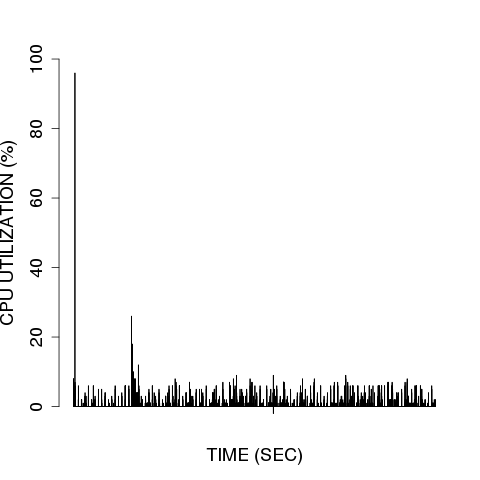

Reproduce this figure in R.
library(ggplot2)

require(devEMF)
emf('../log/apachebench/postcopy/1.emf')

#png("../log/apachebench/postcopy/1.emf")
#postscript("plot.eps")
#emf("plot.emf")

#cpus <- scan (pipe("awk '{print }' ../log/apachebench/postcopy/1.dstat"), skip=2)
#cpus <- read.table("../log/apachebench/postcopy/1.dstat", colClasses=3)

# header = TRUE ignores the first line, check.names = FALSE allows '+' in 'C++'
#benchmark <- read.table("../log/apachebench/postcopy/1.dstat", header = TRUE, row.names = "time", check.names = FALSE)
#benchmark <- read.table("../log/apachebench/postcopy/1.dstat", check.names = FALSE, comment.char = "#")
#benchmark <- read.table("../log/apachebench/postcopy/1.dstat", header = TRUE, check.names = FALSE, comment.char = "#")
#benchmark <- read.table("../log/apachebench/postcopy/1.dstat", check.names = FALSE)

#cpus <- read.table("../log/apachebench/postcopy/1.dstat", header = TRUE, row.name = "time")
#cpus <- read.table(pipe("awk '{print $3}' ../log/apachebench/postcopy/1.dstat | sed '1,2d'"))
cpus <- read.table(pipe("awk '{print $3}' ../log/apachebench/postcopy/1.dstat"), skip=3, nrows=-1)
#cpus <- read.table("../log/apachebench/postcopy/1.dstat", skip=1)
#cpus <- scan("../log/apachebench/postcopy/1.dstat", skip=1)
#cpus <- read.csv("../log/apachebench/postcopy/1.dstat", sep=",", head=TRUE)
#print(cpus)
#names(cpus)

#stripchart(cpus)
#plot(cpus)
#hist(cpus)
#boxplot(cpus)

# 't()' is matrix tranposition, 'beside = TRUE' separates the benchmarks, 'heat' provides nice colors
#barplot(t(as.matrix(benchmark)), beside = TRUE, col = heat.colors(6))
#barplot((as.matrix(benchmark)), beside = TRUE, col = heat.colors(6), xlab = "TIME (SEC)", ylab = "CPU UTILIZATION (%)")
#barplot(benchmark, beside = TRUE, xlab = "TIME (SEC)", ylab = "CPU UTILIZATION (%)")

#barplot((as.matrix(cpus)), beside = TRUE, xlab = "TIME (SEC)", ylab = "CPU UTILIZATION (%)")
barplot(t(100 - as.matrix(cpus)), ylim = c(0, 100), cex.axis = 1.5, cex.lab = 1.5, cex.names = 1.5, xlab = "TIME (SEC)", ylab = "CPU UTILIZATION (%)")
#barplot(cpus, xlab = "TIME (SEC)", ylab = "CPU UTILIZATION (%)")

# 'cex' stands for 'character expansion', 'bty' for 'box type' (we don't want borders)
#legend("topright", names(benchmark), cex = 0.9, bty = "n", fill = heat.colors(6))
